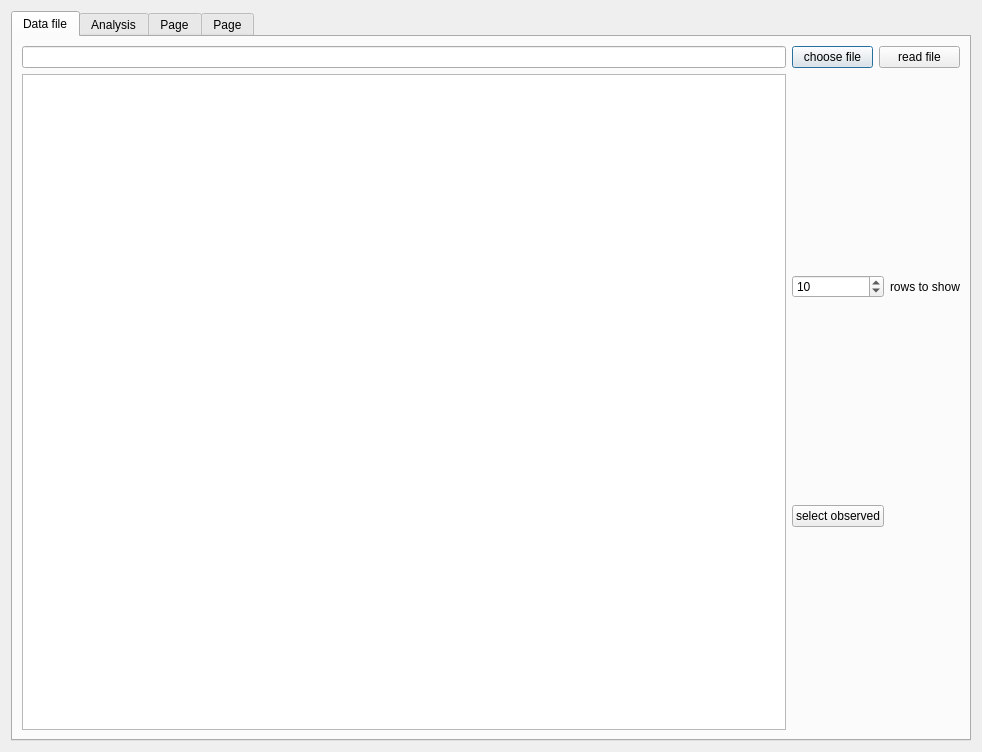
<?xml version="1.0" encoding="UTF-8"?>
<ui version="4.0">
 <class>Dialog</class>
 <widget class="QDialog" name="Dialog">
  <property name="geometry">
   <rect>
    <x>0</x>
    <y>0</y>
    <width>982</width>
    <height>752</height>
   </rect>
  </property>
  <property name="windowTitle">
   <string>Dialog</string>
  </property>
  <layout class="QVBoxLayout" name="verticalLayout_3">
   <item>
    <widget class="QTabWidget" name="tabWidget">
     <property name="currentIndex">
      <number>0</number>
     </property>
     <widget class="QWidget" name="tab">
      <attribute name="title">
       <string>Data file</string>
      </attribute>
      <layout class="QVBoxLayout" name="verticalLayout">
       <item>
        <layout class="QGridLayout" name="gridLayout">
         <item row="7" column="0">
          <widget class="QTableWidget" name="file_table"/>
         </item>
         <item row="0" column="2">
          <widget class="QPushButton" name="btn_select_file">
           <property name="text">
            <string>choose file</string>
           </property>
          </widget>
         </item>
         <item row="0" column="0">
          <widget class="QLineEdit" name="lineEdit_filepath"/>
         </item>
         <item row="0" column="3">
          <widget class="QPushButton" name="btn_load">
           <property name="text">
            <string>read file</string>
           </property>
          </widget>
         </item>
         <item row="7" column="2" colspan="2">
          <layout class="QGridLayout" name="gridLayout_3">
           <item row="0" column="1">
            <widget class="QLabel" name="label">
             <property name="text">
              <string>rows to show</string>
             </property>
            </widget>
           </item>
           <item row="0" column="0">
            <widget class="QSpinBox" name="spin_head">
             <property name="value">
              <number>10</number>
             </property>
            </widget>
           </item>
           <item row="1" column="0">
            <widget class="QPushButton" name="btn_set_observ">
             <property name="toolTip">
              <string>Set selected column as an observations vector for supervised training</string>
             </property>
             <property name="text">
              <string>select observed</string>
             </property>
            </widget>
           </item>
          </layout>
         </item>
        </layout>
       </item>
      </layout>
     </widget>
     <widget class="QWidget" name="tab_2">
      <attribute name="title">
       <string>Analysis</string>
      </attribute>
      <widget class="QWidget" name="gridLayoutWidget_2">
       <property name="geometry">
        <rect>
         <x>210</x>
         <y>10</y>
         <width>253</width>
         <height>251</height>
        </rect>
       </property>
       <layout class="QGridLayout" name="gridLayout_2">
        <item row="4" column="0">
         <widget class="QLabel" name="label_2">
          <property name="text">
           <string>numeric features</string>
          </property>
         </widget>
        </item>
        <item row="1" column="0">
         <widget class="QLabel" name="label_6">
          <property name="text">
           <string>complete</string>
          </property>
         </widget>
        </item>
        <item row="4" column="2">
         <widget class="QLabel" name="lbl_numeric_features">
          <property name="text">
           <string>TextLabel</string>
          </property>
         </widget>
        </item>
        <item row="3" column="0">
         <widget class="QLabel" name="label_9">
          <property name="text">
           <string>total features</string>
          </property>
         </widget>
        </item>
        <item row="5" column="2">
         <widget class="QLabel" name="lbl_character_features">
          <property name="text">
           <string>TextLabel</string>
          </property>
         </widget>
        </item>
        <item row="10" column="0">
         <widget class="QLabel" name="label_14">
          <property name="text">
           <string>missing</string>
          </property>
         </widget>
        </item>
        <item row="5" column="0">
         <widget class="QLabel" name="label_8">
          <property name="text">
           <string>characteristic features</string>
          </property>
         </widget>
        </item>
        <item row="10" column="2">
         <widget class="QLabel" name="label_15">
          <property name="text">
           <string>TextLabel</string>
          </property>
         </widget>
        </item>
        <item row="3" column="2">
         <widget class="QLabel" name="lbl_total_features">
          <property name="text">
           <string>TextLabel</string>
          </property>
         </widget>
        </item>
        <item row="0" column="0">
         <widget class="QLabel" name="label_4">
          <property name="frameShape">
           <enum>QFrame::NoFrame</enum>
          </property>
          <property name="frameShadow">
           <enum>QFrame::Plain</enum>
          </property>
          <property name="text">
           <string>total samples</string>
          </property>
         </widget>
        </item>
        <item row="2" column="0">
         <widget class="QLabel" name="label_7">
          <property name="text">
           <string>missing</string>
          </property>
         </widget>
        </item>
        <item row="1" column="2">
         <widget class="QLabel" name="lbl_complete_samples">
          <property name="text">
           <string>TextLabel</string>
          </property>
         </widget>
        </item>
        <item row="2" column="2">
         <widget class="QLabel" name="lbl_missing_samples">
          <property name="text">
           <string>TextLabel</string>
          </property>
         </widget>
        </item>
        <item row="0" column="2">
         <widget class="QLabel" name="lbl_total_samples">
          <property name="text">
           <string>TextLabel</string>
          </property>
         </widget>
        </item>
        <item row="6" column="0">
         <widget class="Line" name="line">
          <property name="orientation">
           <enum>Qt::Horizontal</enum>
          </property>
         </widget>
        </item>
        <item row="6" column="2">
         <widget class="Line" name="line_2">
          <property name="orientation">
           <enum>Qt::Horizontal</enum>
          </property>
         </widget>
        </item>
       </layout>
      </widget>
     </widget>
     <widget class="QWidget" name="tab_3">
      <attribute name="title">
       <string>Page</string>
      </attribute>
     </widget>
     <widget class="QWidget" name="tab_4">
      <attribute name="title">
       <string>Page</string>
      </attribute>
     </widget>
    </widget>
   </item>
  </layout>
 </widget>
 <resources/>
 <connections/>
</ui>
